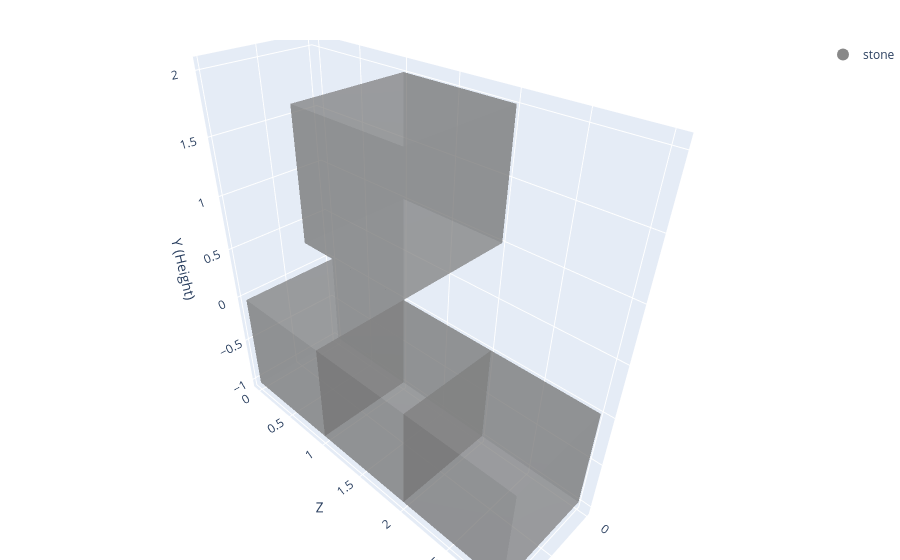

The notebook cell saved with this chart:
### Code cell
from eval_code.physical_plausibility import is_ground_connected

coords = [
    {"x": 0, "y": -1, "z": 0, "material": "stone"},
    {"x": 0, "y": -1, "z": 1, "material": "stone"},
    {"x": 0, "y": -1, "z": 2, "material": "stone"},
    {"x": 0, "y": 1, "z": 1, "material": "stone"},
]


assert False == is_ground_connected(coords)
plotly_blocks.plot(coords)

### Figure 1 — Plotly figure (JSON) as saved in the notebook; plotly's stock layout.template omitted (floating-point values rounded to 4 significant figures)
{"data": [{"facecolor": ["#888888", "#888888", "#888888", "#888888", "#888888", "#888888", "#888888", "#888888", "#888888", "#888888", "#888888", "#888888", "#888888", "#888888", "#888888", "#888888", "#888888", "#888888", "#888888", "#888888", "#888888", "#888888", "#888888", "#888888", "#888888", "#888888", "#888888", "#888888", "#888888", "#888888", "#888888", "#888888", "#888888", "#888888", "#888888", "#888888", "#888888", "#888888", "#888888", "#888888", "#888888", "#888888", "#888888", "#888888", "#888888", "#888888", "#888888", "#888888"], "flatshading": true, "i": [0, 0, 4, 4, 0, 0, 2, 2, 1, 1, 0, 0, 8, 8, 12, 12, 8, 8, 10, 10, 9, 9, 8, 8, 16, 16, 20, 20, 16, 16, 18, 18, 17, 17, 16, 16, 24, 24, 28, 28, 24, 24, 26, 26, 25, 25, 24, 24], "j": [1, 2, 5, 6, 1, 5, 3, 7, 2, 6, 3, 7, 9, 10, 13, 14, 9, 13, 11, 15, 10, 14, 11, 15, 17, 18, 21, 22, 17, 21, 19, 23, 18, 22, 19, 23, 25, 26, 29, 30, 25, 29, 27, 31, 26, 30, 27, 31], "k": [2, 3, 6, 7, 5, 4, 7, 6, 6, 5, 7, 4, 10, 11, 14, 15, 13, 12, 15, 14, 14, 13, 15, 12, 18, 19, 22, 23, 21, 20, 23, 22, 22, 21, 23, 20, 26, 27, 30, 31, 29, 28, 31, 30, 30, 29, 31, 28], "opacity": 0.5, "type": "mesh3d", "x": [0, 1, 1, 0, 0, 1, 1, 0, 0, 1, 1, 0, 0, 1, 1, 0, 0, 1, 1, 0, 0, 1, 1, 0, 0, 1, 1, 0, 0, 1, 1, 0], "y": [0, 0, 0, 0, 1, 1, 1, 1, 1, 1, 1, 1, 2, 2, 2, 2, 2, 2, 2, 2, 3, 3, 3, 3, 1, 1, 1, 1, 2, 2, 2, 2], "z": [-1, -1, 0, 0, -1, -1, 0, 0, -1, -1, 0, 0, -1, -1, 0, 0, -1, -1, 0, 0, -1, -1, 0, 0, 1, 1, 2, 2, 1, 1, 2, 2]}, {"marker": {"color": "#888888", "size": 8}, "mode": "markers", "name": "stone", "showlegend": true, "type": "scatter3d", "x": [null], "y": [null], "z": [null]}], "layout": {"legend": {"itemsizing": "constant"}, "margin": {"b": 0, "l": 0, "r": 0, "t": 40}, "scene": {"aspectmode": "data", "xaxis": {"title": {"text": "X"}}, "yaxis": {"title": {"text": "Z"}}, "zaxis": {"title": {"text": "Y (Height)"}}}, "title": {"text": ""}}}
